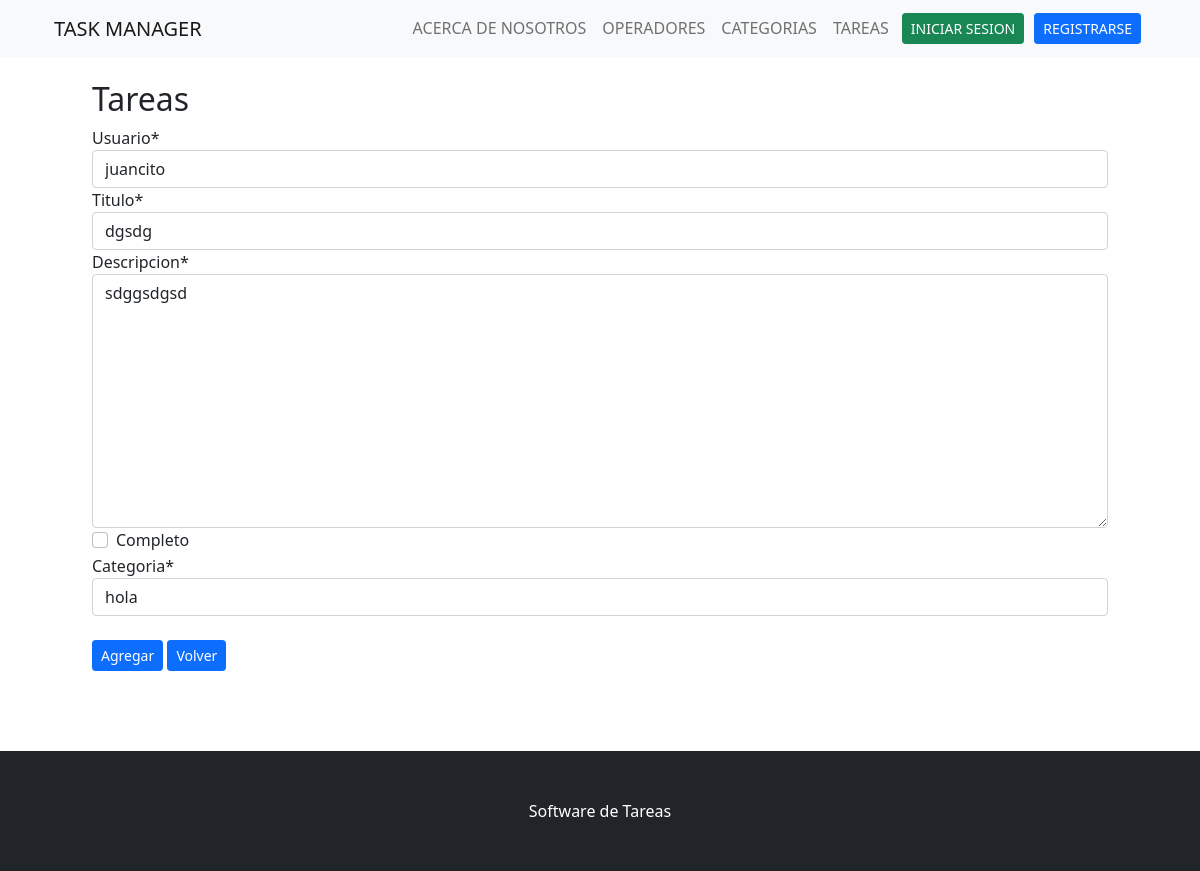
Page /editar_tarea/1 (signed in) on the earlier database version.
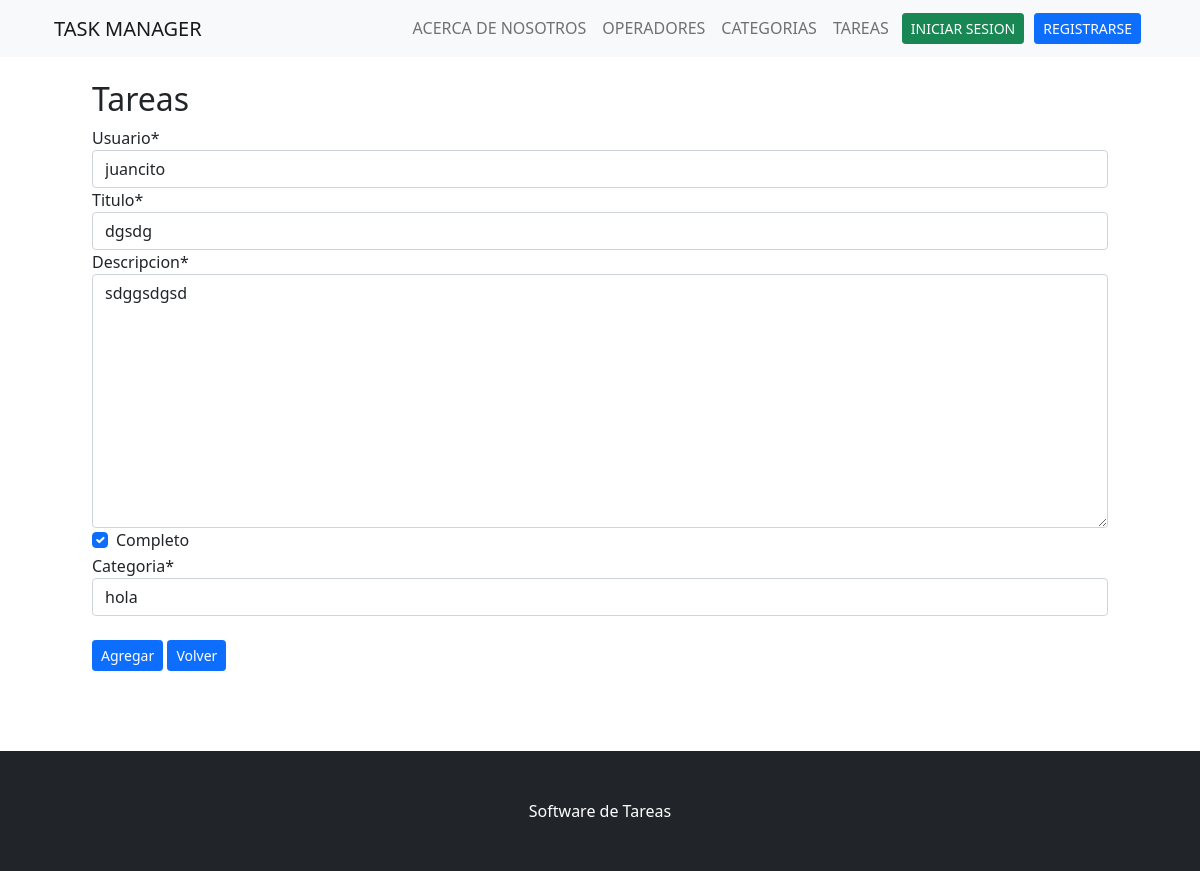
Same page on the later database version.
### app_tareas/models.py (models this page shows, shortened)
class Tarea(models.Model):
    usuario = models.ForeignKey(User,null=False, on_delete=models.CASCADE)
    titulo = models.CharField(max_length=200,null=False)
    descripcion = models.TextField(null=False)
    completo = models.BooleanField(default=False)
    creado = models.DateTimeField(auto_now_add=True)
    categoria = models.ForeignKey(Categoria,null=False,on_delete=models.PROTECT)
    class Meta:
        ordering = ['completo']

### app_tareas/views.py (the view)
# urls.py: path('editar_tarea/<int:pk>', EditarTarea.as_view(), name ='editar_tarea'),
class EditarTarea(LoginRequiredMixin,UpdateView):
    model = Tarea
    fields = '__all__'
    success_url = reverse_lazy('tareas')
    template_name = 'app_tareas/tareas/form_tarea.html'

### app_tareas/models.py (called while the page is built)
    def __str__(self):
        return self.descripcion

### app_tareas/templates/app_tareas/tareas/form_tarea.html (shortened to what this page needs)
{% extends 'app_tareas/plantilla_base.html' %}
{% load crispy_forms_tags %}
{% block contenido %}
<div class='container'>
    <h2>Tareas</h2>
    <form action="" class="formulario_tareas" method="POST">
        <div class="row">
            <div class="col">
                {{ form | crispy}}
            </div>
        </div>
        <br>
        <button type="submit" , id="btnEnviar", class="btn btn-primary btn-sm">Agregar</button>
        <a href="{% url 'tareas' %}" class="btn btn-primary btn-sm">Volver</a>
    </form>
</div>
{% endblock contenido %}

Differences in the rows shown:
changed Tarea "juancito": completo "☐" → "☑"
